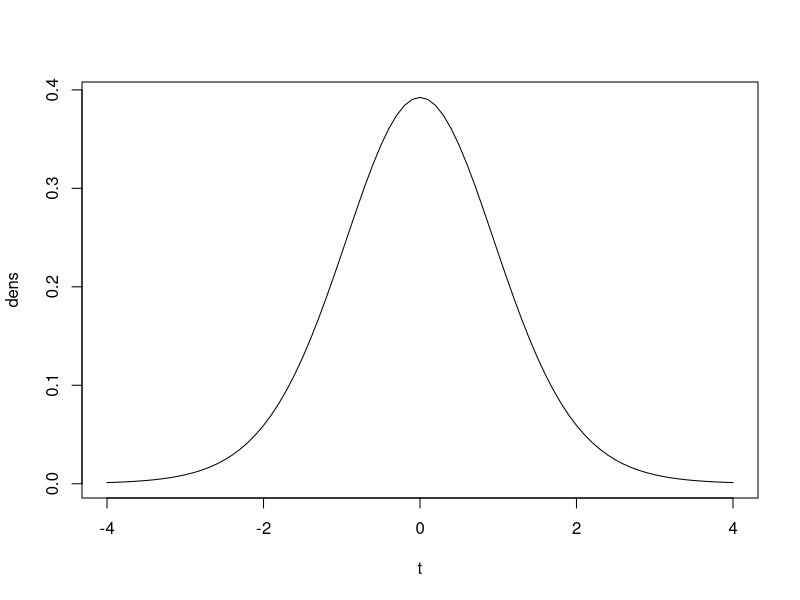
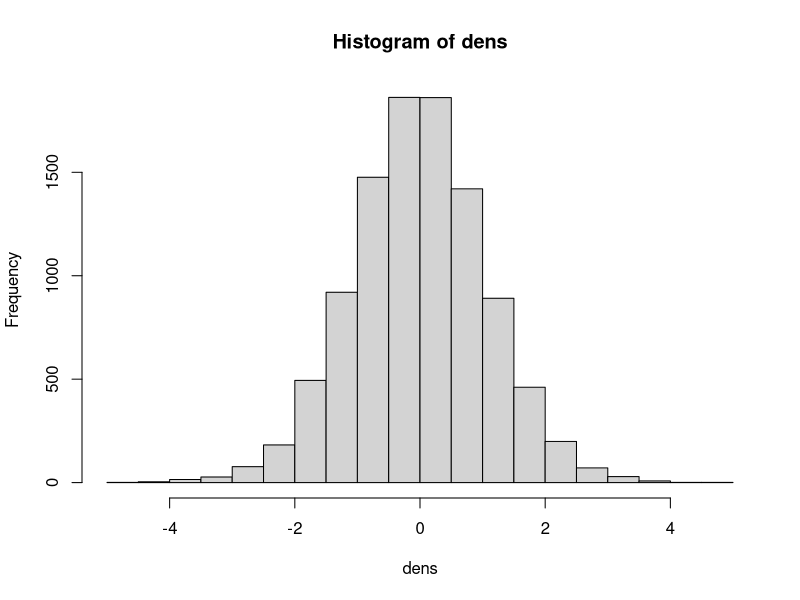

Generate these figures, in order, with R:
#t-distribution in R
#1.Given a t value, compute cummulative probability
#form  -inf to t
# pt(t,n-1) n-1 is degree of freedom
n<-12
t<-2.1
pvalue <- pt(t,n-1)
print(paste("p value=", pvalue))
# so the probability is 0.970199....

#2.Given a p-value , compute upto what t this is cummulative
pvalue<-0.95
n<-16
t<-qt(pvalue,n-1)
print(paste("t is =",t))

#3. To compute probability density at a given t
t<- -.8
n<- 16
dens <- dt(t,n-1)
print(paste("density is = ",dens))

#4. Generate a random deviate from t distribution with n-1 degree of freedom.
n<- 16
t<- rt(1,n-1)
print(paste('one of the random deviate=',t))

#5. Draw a t-distribution 
t<- seq(-4,4,0.1)
n<- 16
dens <- dt(t,n-1)
plot(t, dens,type="l")

#6. plot histogram 
n<- 16
dens <- rt(10000,n-1)
hist(dens)
